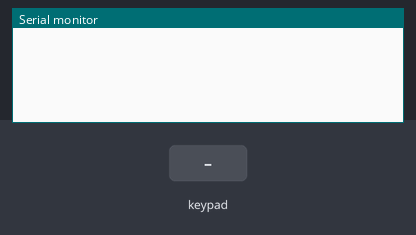
Simulated run of this sketch. Board: Arduino Uno, built with avr-gcc and run on an emulated ATmega328P. Shown: the last lines printed to the serial monitor. Inputs (shaded band) come from the test bench.

Above: at 1.2 s.
1.3 s: key '1' pressed
At 2.0 s:
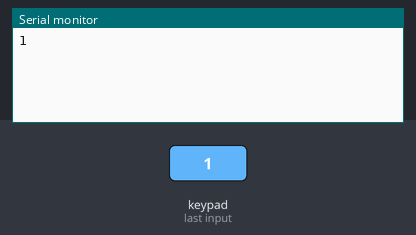
2.8 s: keypad keys 7 6 5 4 # pressed 0.4 s apart
At 7.6 s:
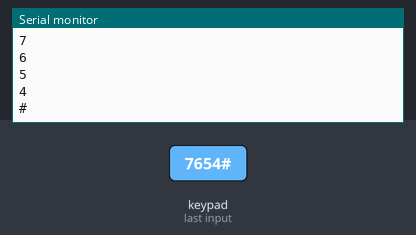
7.8 s: key 'A' pressed
At 8.5 s:
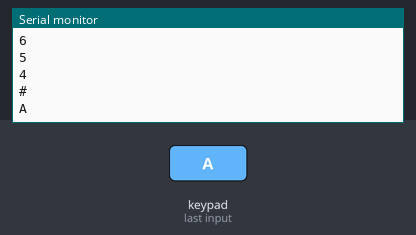
9.4 s: keypad keys 7 6 5 4 * pressed 0.4 s apart
At 14.2 s:
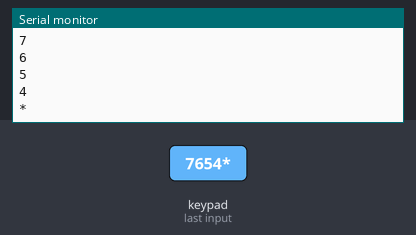
14.4 s: key 'B' pressed
At 15.7 s:
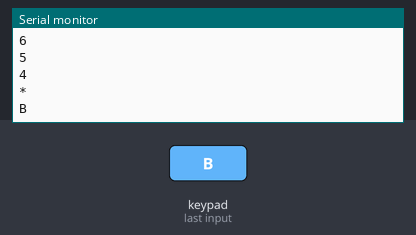
16.0 s: keypad keys 7 6 5 4 D pressed 0.4 s apart
At 20.5 s:
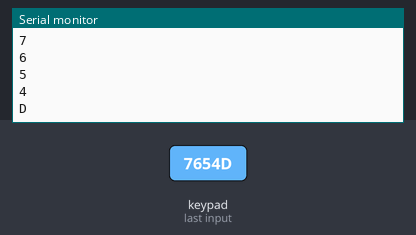
Timing chart, 0 to 22.0 s (numbered marks = the images above; inputs shaded):
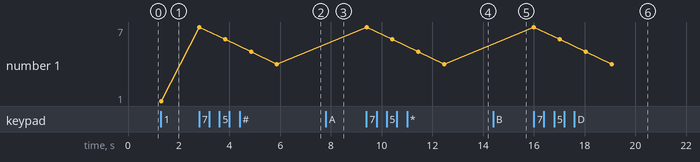

The sketch:

exe4.ino
```cpp
// (C) Jessie Johnsson, Yingchao Ji, group: 10 (2024)
// Work package 3
// Exercise 4
// Submission code: 021013

#include <Keypad.h> // Include the Keypad library to interface with the 4x4 keypad

#define ROW 4 // Define the number of rows in the keypad
#define COL 4 // Define the number of columns in the keypad

// Define the keys on the 4x4 keypad
char keys[ROW][COL] = {
  	{'1','2','3','A'}, // Row 1 keys
  	{'4','5','6','B'}, // Row 2 keys
    {'7','8','9','C'}, // Row 3 keys
    {'*','0','#','D'}, // Row 4 keys
};

// Specify the Arduino pins connected to the keypad rows
byte rowPin[ROW] = {11,10,9,8};
// Specify the Arduino pins connected to the keypad columns
byte colPin[COL] = {7,6,5,4};

// Initialize the keypad by passing the key map, row pins, column pins, and dimensions of the keypad
Keypad keypad = Keypad(makeKeymap(keys), rowPin, colPin, ROW, COL);

void setup(){
  Serial.begin(9600); // Start serial communication at 9600 bps
}

void loop(){
  char key = keypad.getKey(); // Get the key that is pressed
  if(key != NO_KEY){ // If a key is pressed (i.e., key is not NO_KEY which indicates no key pressed)
    Serial.println(key); // Print the value of the key that was pressed
    delay(1000); // Wait for 100 milliseconds to debounce and prevent multiple readings
  }
}
```

Measured:
- after the input at 1.3 s, the serial monitor: prints a new line at once (image 1)
- after the input at 2.8 s, the serial monitor: prints a new line at once (image 2)
- after the input at 7.8 s, the serial monitor: prints a new line after 0.11 s (image 3)
- after the input at 9.4 s, the serial monitor: prints a new line at once (image 4)
- after the input at 14.4 s, the serial monitor: prints a new line after 0.11 s (image 5)
- after the input at 16.0 s, the serial monitor: prints a new line at once (image 6)
- plotted number 1: 1 → 4 after the input at 2.8 s
